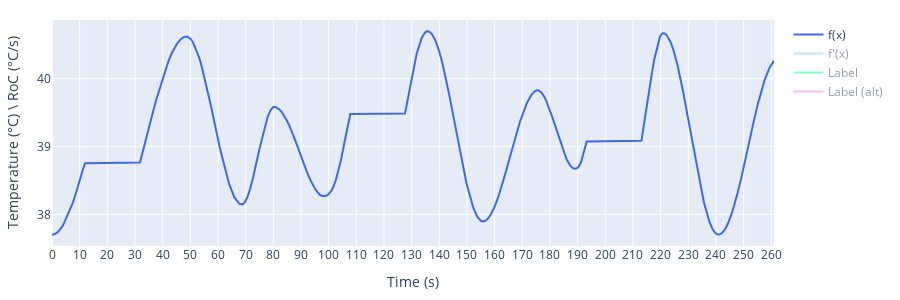

The code cell stored with this chart in its notebook:
### Code cell
import numpy as np
minimal_desired_duration = 200 # in seconds
periods = [67, 20] # [0] is the baseline and [1] the modulation; in seconds
frequencies = 1./np.array(periods)
sample_rate = 60
seed = 463 # use None for random seed
baseline_temp = 39.2 # @ VAS 35

stimuli = StimuliFunction(
    minimal_desired_duration=minimal_desired_duration,
    frequencies=frequencies,
    temp_range=3,
    sample_rate=sample_rate,
    random_periods=True,
    checked_decreases=True,
    seed=None
).add_baseline_temp(
    baseline_temp=baseline_temp
).add_plateaus(
    plateau_duration=20, 
    n_plateaus=3
).generalize_big_decreases(duration=20)

print(f"Seed: {stimuli.seed}")
print(stimuli._check_decreases())
_ = stimuli_extra(stimuli.wave, stimuli.wave_dot, stimuli.sample_rate, s_RoC=0.2, display_stats=False)
min(stimuli.wave), max(stimuli.wave), stimuli.duration, stimuli.loc_maxima/60

### Figure 1 — Plotly figure (JSON) as saved in the notebook; plotly's stock layout.template omitted (floating-point values rounded to 4 significant figures; data arrays with more than 128 entries replaced by an {"elided": "..."} marker saying what was removed)
{"data": [{"line": {"color": "royalblue"}, "name": "f(x)", "type": "scatter", "visible": true, "x": {"elided": "15660 float values"}, "y": {"elided": "15660 float values"}}, {"line": {"color": "skyblue"}, "name": "f'(x)", "type": "scatter", "visible": "legendonly", "x": {"elided": "15660 float values"}, "y": {"elided": "15660 float values"}}, {"line": {"color": "springgreen"}, "name": "Label", "type": "scatter", "visible": "legendonly", "x": {"elided": "15660 float values"}, "y": {"elided": "15660 int values"}}, {"line": {"color": "violet"}, "name": "Label (alt)", "type": "scatter", "visible": "legendonly", "x": {"elided": "15660 float values"}, "y": {"elided": "15660 int values"}}], "layout": {"autosize": true, "height": 300, "margin": {"b": 20, "l": 20, "r": 20, "t": 20}, "width": 900, "xaxis": {"dtick": 10, "tick0": 0, "tickmode": "linear", "title": {"text": "Time (s)"}}, "yaxis": {"title": {"text": "Temperature (°C) \\ RoC (°C/s)"}}}}
